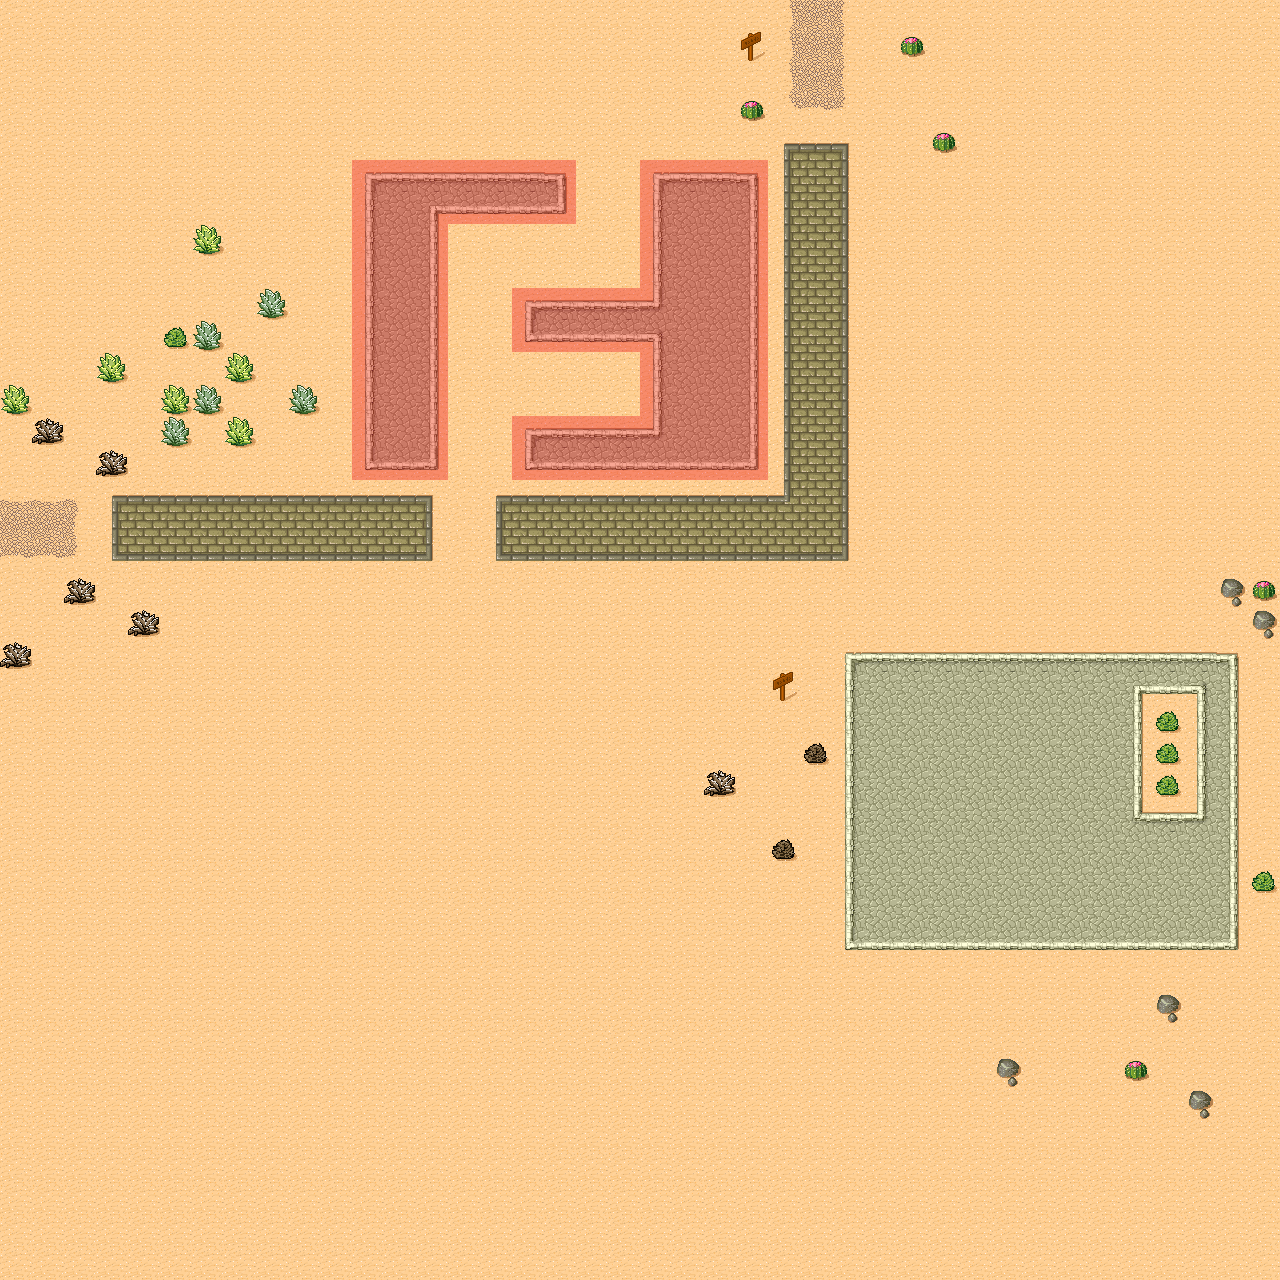

A level layout from a 2D game, rendered from its tile map. Below: a short description, then the map file with tile-grid data replaced by summaries:
An orthogonal 40x40 tile map with 32x32 px tiles, 2 tile layers (Ground, Collision), 2 tilesets.

<map version="1.0" orientation="orthogonal" width="40" height="40" tilewidth="32" tileheight="32">
 <tileset firstgid="1" name="Desert" tilewidth="32" tileheight="32" spacing="3" margin="2">
  <image source="desert_fixed.png" width="281" height="211" />
 </tileset>
 <tileset firstgid="49" name="mask" tilewidth="32" tileheight="32" spacing="1" margin="1">
  <image source="mask_tile.png" width="133" height="34" />
 </tileset>
 <layer name="Ground" width="40" height="40">
  <data>[1600 cells, 1600 non-empty, 40 distinct tile ids]</data>
 </layer>
 <layer name="Collision" width="40" height="40" opacity="0.39">
  <data>[1600 cells, 94 non-empty, 1 distinct tile ids]</data>
 </layer>
 <objectgroup name="ObjectLayer" width="40" height="40" visible="0" />
</map>
